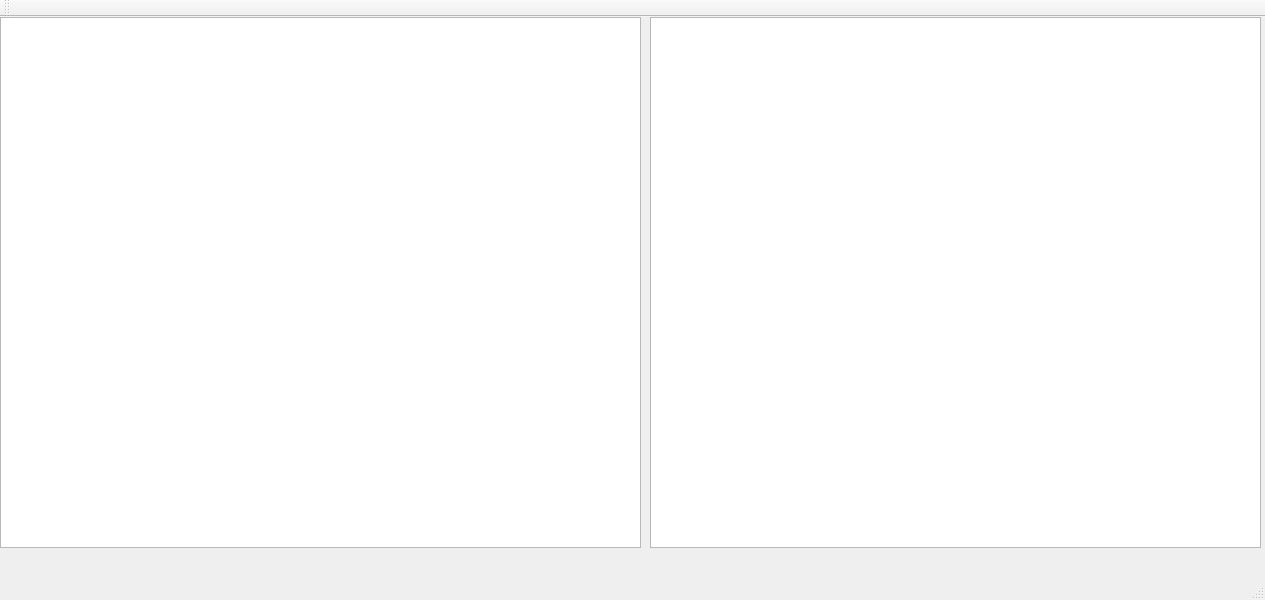
<?xml version="1.0" encoding="UTF-8"?>
<ui version="4.0">
 <class>CanMaster</class>
 <widget class="QMainWindow" name="CanMaster">
  <property name="geometry">
   <rect>
    <x>0</x>
    <y>0</y>
    <width>1265</width>
    <height>600</height>
   </rect>
  </property>
  <property name="windowTitle">
   <string>CanMaster</string>
  </property>
  <widget class="QWidget" name="centralwidget">
   <widget class="QWidget" name="horizontalLayoutWidget">
    <property name="geometry">
     <rect>
      <x>0</x>
      <y>0</y>
      <width>641</width>
      <height>531</height>
     </rect>
    </property>
    <layout class="QHBoxLayout" name="horizontalLayout">
     <item>
      <widget class="QTableView" name="tvData"/>
     </item>
    </layout>
   </widget>
   <widget class="QWidget" name="horizontalLayoutWidget_2">
    <property name="geometry">
     <rect>
      <x>650</x>
      <y>0</y>
      <width>611</width>
      <height>531</height>
     </rect>
    </property>
    <layout class="QHBoxLayout" name="horizontalLayout_2">
     <item>
      <widget class="QListView" name="lvData"/>
     </item>
    </layout>
   </widget>
  </widget>
  <widget class="QMenuBar" name="menubar">
   <property name="geometry">
    <rect>
     <x>0</x>
     <y>0</y>
     <width>1265</width>
     <height>21</height>
    </rect>
   </property>
  </widget>
  <widget class="QStatusBar" name="statusbar"/>
  <widget class="QToolBar" name="toolBar">
   <property name="windowTitle">
    <string>toolBar</string>
   </property>
   <attribute name="toolBarArea">
    <enum>TopToolBarArea</enum>
   </attribute>
   <attribute name="toolBarBreak">
    <bool>false</bool>
   </attribute>
  </widget>
 </widget>
 <resources/>
 <connections/>
</ui>
